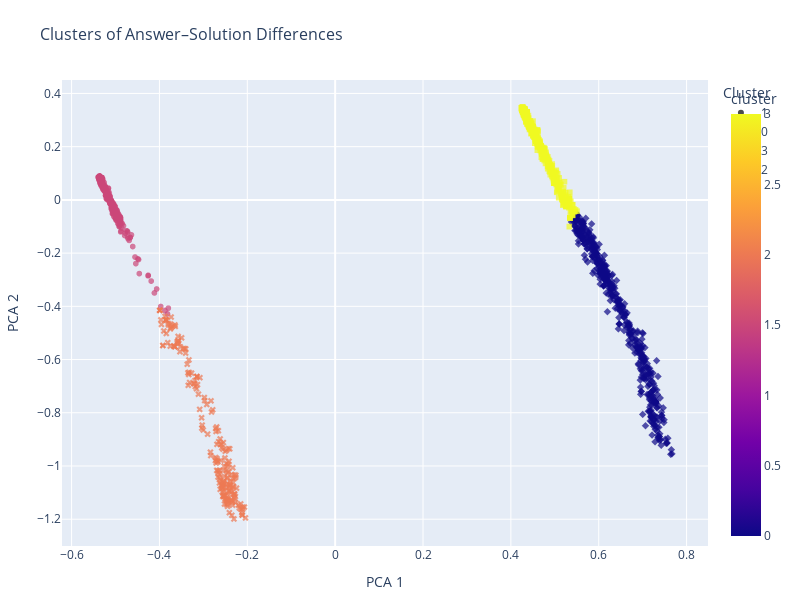

This figure's notebook cell:
### Code cell
import plotly.express as px

# 1. Merge cluster_summary into your df so hover can show count & err_rate
cluster_summary = df.groupby("cluster").agg(
    count    = ("transaction_id","count"),
    err_rate = ("error_flag",   "mean")
).reset_index()
df_plot = df.merge(cluster_summary, on="cluster", how="left")

# 2. Interactive scatter
fig = px.scatter(
    df_plot,
    x="pca1", y="pca2",
    color="cluster",
    symbol="cluster",              # or symbol="gender" to also split by gender
    labels={"pca1":"PCA 1","pca2":"PCA 2"},
    title="Clusters of Answer–Solution Differences",
    hover_data={
        "cluster": True,
        "count":    True,
        "err_rate": ':.2f',
        "sys_label":True,
        "gender":   True
    },
    width=800, height=600
)

# 3. Style tweaks
fig.update_traces(marker=dict(size=6, opacity=0.7, line=dict(width=0)))
fig.update_layout(
    legend_title_text="Cluster",
    font=dict(size=12),
    title_font=dict(size=16),
    margin=dict(l=40, r=40, t=80, b=40),
)

fig.show()

### Figure 1 — Plotly figure (JSON) as saved in the notebook; plotly's stock layout.template omitted (floating-point values rounded to 4 significant figures; data arrays with more than 128 entries replaced by an {"elided": "..."} marker saying what was removed)
{"data": [{"customdata": {"elided": "1587x5 mixed values"}, "hovertemplate": "cluster=%{marker.color}<br>PCA 1=%{x}<br>PCA 2=%{y}<br>count=%{customdata[1]}<br>err_rate=%{customdata[2]:.2f}<br>sys_label=%{customdata[3]}<br>gender=%{customdata[4]}<extra></extra>", "legendgroup": "1", "marker": {"color": {"elided": "1587 int values"}, "coloraxis": "coloraxis", "line": {"width": 0}, "opacity": 0.7, "size": 6, "symbol": "circle"}, "mode": "markers", "name": "1", "showlegend": true, "type": "scattergl", "x": {"elided": "1587 float values"}, "xaxis": "x", "y": {"elided": "1587 float values"}, "yaxis": "y"}, {"customdata": {"elided": "541x5 mixed values"}, "hovertemplate": "cluster=%{marker.color}<br>PCA 1=%{x}<br>PCA 2=%{y}<br>count=%{customdata[1]}<br>err_rate=%{customdata[2]:.2f}<br>sys_label=%{customdata[3]}<br>gender=%{customdata[4]}<extra></extra>", "legendgroup": "0", "marker": {"color": {"elided": "541 int values"}, "coloraxis": "coloraxis", "line": {"width": 0}, "opacity": 0.7, "size": 6, "symbol": "diamond"}, "mode": "markers", "name": "0", "showlegend": true, "type": "scattergl", "x": {"elided": "541 float values"}, "xaxis": "x", "y": {"elided": "541 float values"}, "yaxis": "y"}, {"customdata": {"elided": "1235x5 mixed values"}, "hovertemplate": "cluster=%{marker.color}<br>PCA 1=%{x}<br>PCA 2=%{y}<br>count=%{customdata[1]}<br>err_rate=%{customdata[2]:.2f}<br>sys_label=%{customdata[3]}<br>gender=%{customdata[4]}<extra></extra>", "legendgroup": "3", "marker": {"color": {"elided": "1235 int values"}, "coloraxis": "coloraxis", "line": {"width": 0}, "opacity": 0.7, "size": 6, "symbol": "square"}, "mode": "markers", "name": "3", "showlegend": true, "type": "scattergl", "x": {"elided": "1235 float values"}, "xaxis": "x", "y": {"elided": "1235 float values"}, "yaxis": "y"}, {"customdata": {"elided": "217x5 mixed values"}, "hovertemplate": "cluster=%{marker.color}<br>PCA 1=%{x}<br>PCA 2=%{y}<br>count=%{customdata[1]}<br>err_rate=%{customdata[2]:.2f}<br>sys_label=%{customdata[3]}<br>gender=%{customdata[4]}<extra></extra>", "legendgroup": "2", "marker": {"color": {"elided": "217 int values"}, "coloraxis": "coloraxis", "line": {"width": 0}, "opacity": 0.7, "size": 6, "symbol": "x"}, "mode": "markers", "name": "2", "showlegend": true, "type": "scattergl", "x": {"elided": "217 float values"}, "xaxis": "x", "y": {"elided": "217 float values"}, "yaxis": "y"}], "layout": {"coloraxis": {"colorbar": {"title": {"text": "cluster"}}, "colorscale": [[0, "#0d0887"], [0.1111, "#46039f"], [0.2222, "#7201a8"], [0.3333, "#9c179e"], [0.4444, "#bd3786"], [0.5556, "#d8576b"], [0.6667, "#ed7953"], [0.7778, "#fb9f3a"], [0.8889, "#fdca26"], [1, "#f0f921"]]}, "font": {"size": 12}, "height": 600, "legend": {"title": {"text": "Cluster"}, "tracegroupgap": 0}, "margin": {"b": 40, "l": 40, "r": 40, "t": 80}, "title": {"font": {"size": 16}, "text": "Clusters of Answer–Solution Differences"}, "width": 800, "xaxis": {"anchor": "y", "domain": [0, 1], "title": {"text": "PCA 1"}}, "yaxis": {"anchor": "x", "domain": [0, 1], "title": {"text": "PCA 2"}}}}
